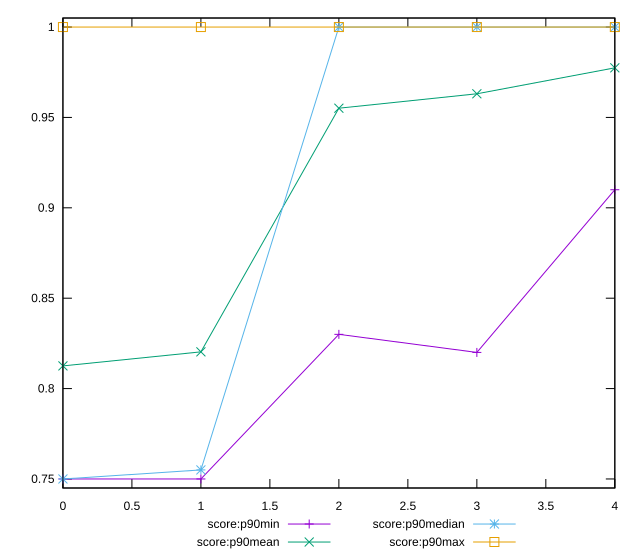

This figure's gnuplot source:
reset

$scoreP90Min <<EOF
0 0.75
1 0.75
2 0.83
3 0.82
4 0.91
EOF

$scoreP90Mean <<EOF
0 0.8125531914893617
1 0.8203191489361703
2 0.9551063829787234
3 0.9630851063829788
4 0.9774468085106383
EOF

$scoreP90Median <<EOF
0 0.75
1 0.755
2 1
3 1
4 1
EOF

$scoreP90Max <<EOF
0 1
1 1
2 1
3 1
4 1
EOF

set key outside below
set xrange [0:4]
set yrange [0.745:1.005]
set trange [0.745:1.005]
set terminal svg size 640, 560 enhanced background rgb 'white'
set output "report_00018_2021-02-10T15-25-16.877Z/uses-rel-preconnect/progression/score.svg"

plot $scoreP90Min title "score:p90min" with linespoints, \
     $scoreP90Mean title "score:p90mean" with linespoints, \
     $scoreP90Median title "score:p90median" with linespoints, \
     $scoreP90Max title "score:p90max" with linespoints

reset
